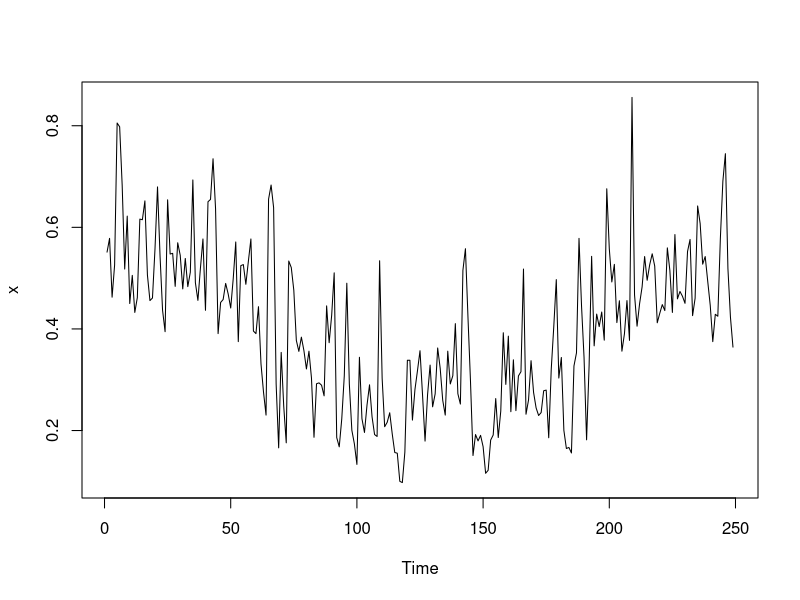
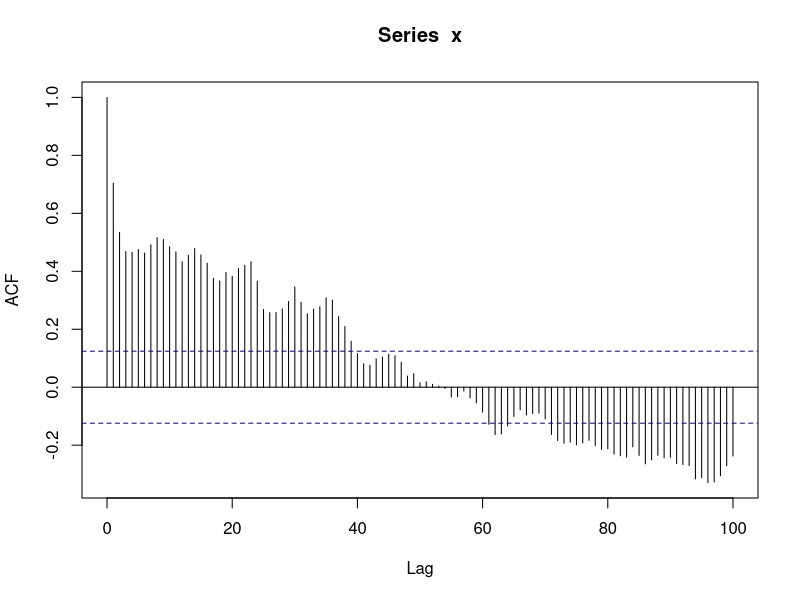
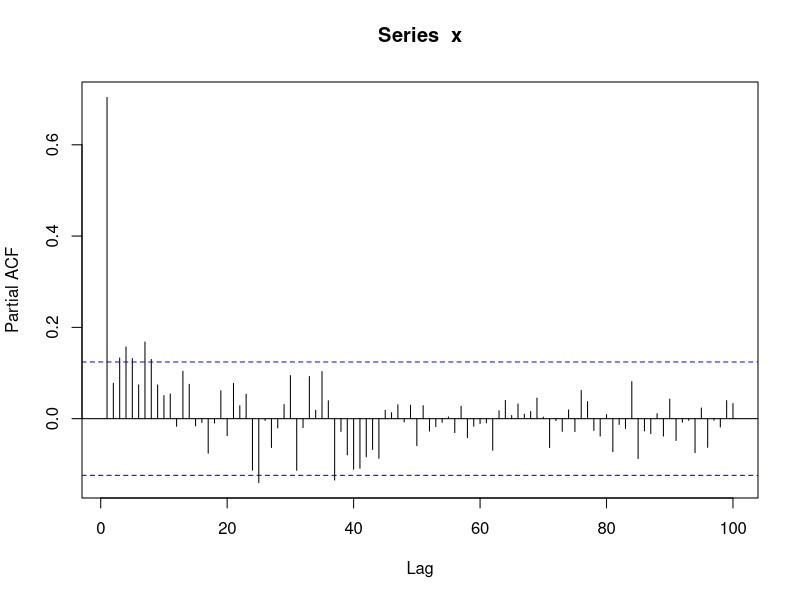
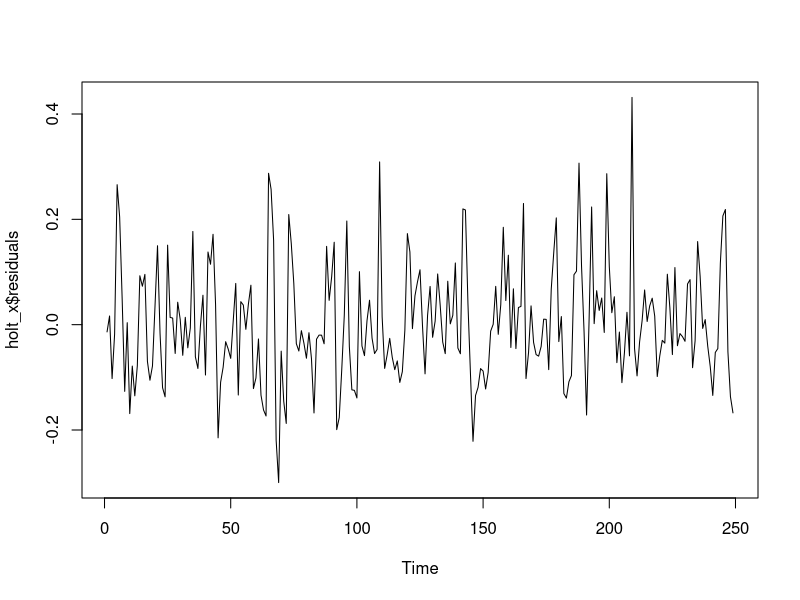
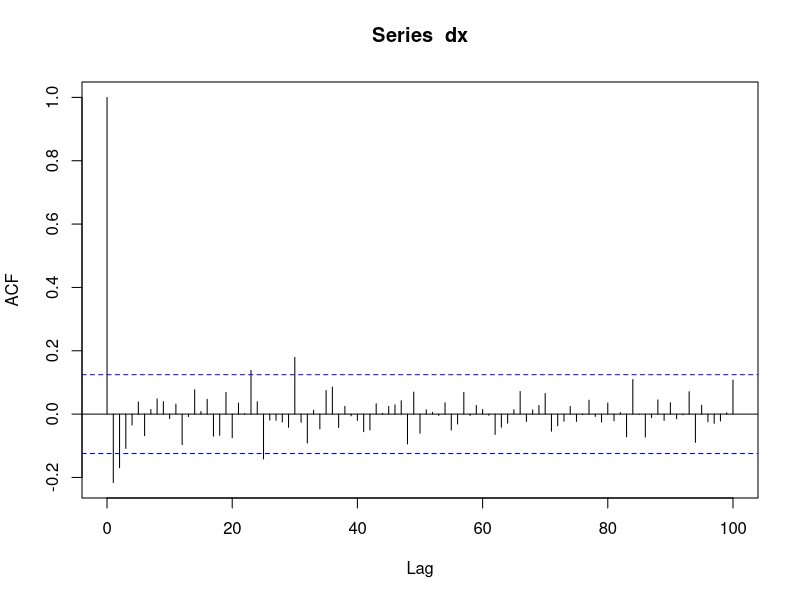
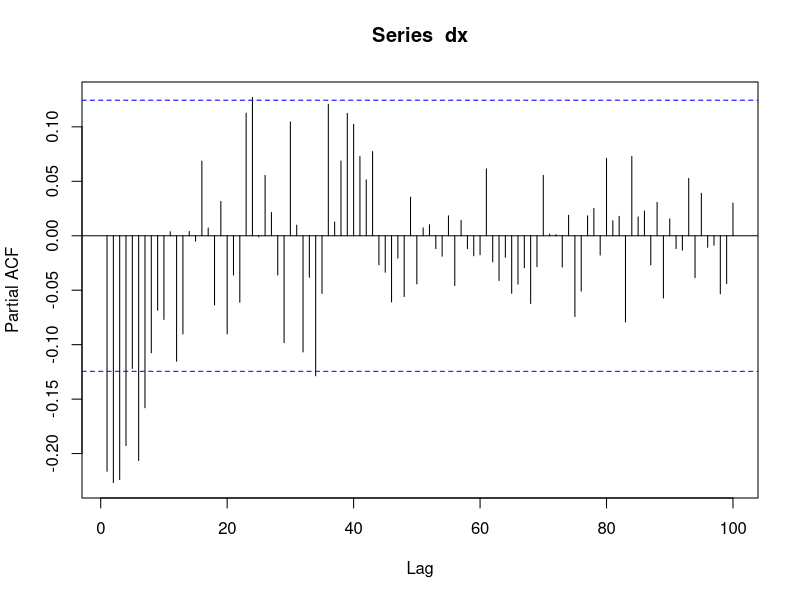
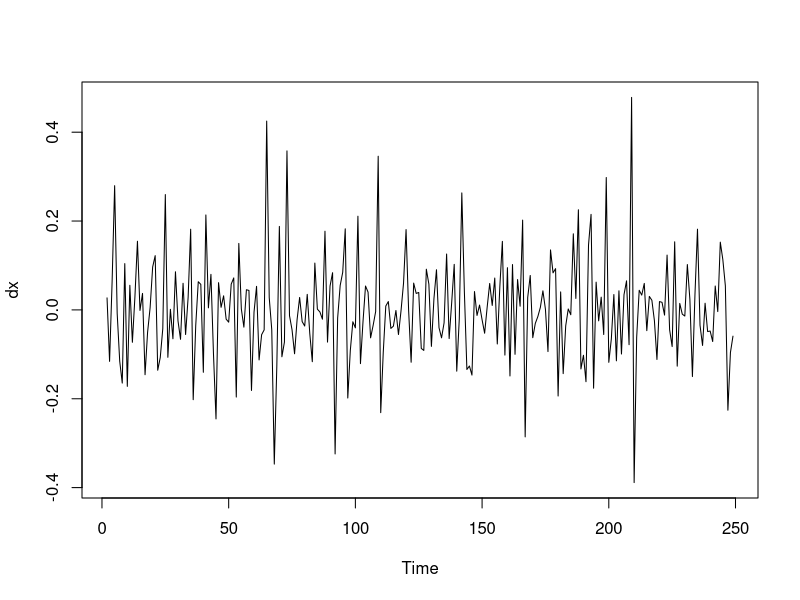
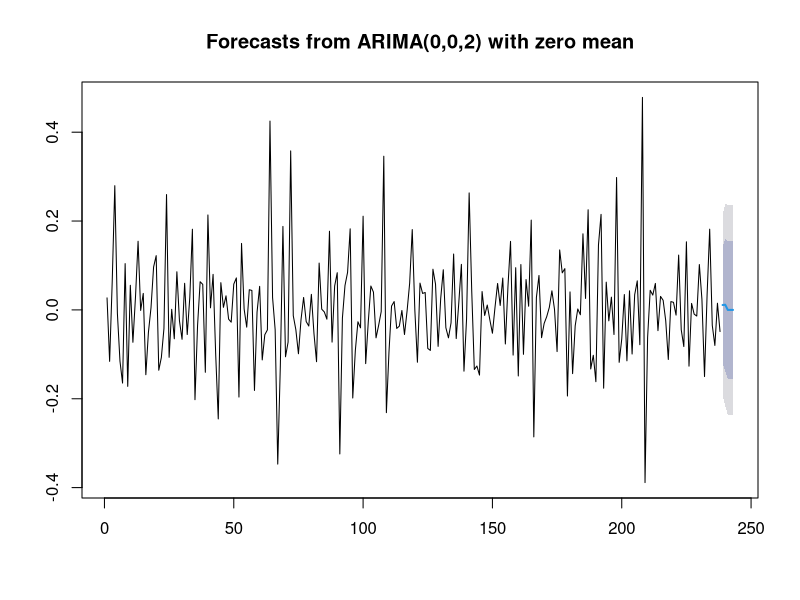

Recreate these plots in R, in order. (Note: this script raises an error after producing the figures.)
library(forecast)
library(dplyr)

data.air<-read.csv("DATA/airandpatient.csv",stringsAsFactors = FALSE)
data.air<-read.csv("DATA/airandpatient_weekday.csv",stringsAsFactors = FALSE)

data.air$date<-as.Date(data.air$date)


x=ts(data.air$CO)
Box.test(x, lag=20, type="Ljung-Box")
plot.ts(x)
# plot(y=x,x=data.air$date,type = "l")
# abline(reg=lm(x~data.air$date),col="red")
acf(x,lag.max = 100)
pacf(x,lag.max = 100)
holt_x<-holt(x,h=5)
Box.test(holt_x$residuals, lag=20, type="Ljung-Box")

plot.ts(holt_x$residuals)

#find best diff
ndiffs(x)
dx<-diff(x,1)
acf(dx,lag.max = 100)
pacf(dx,lag.max = 100)

Box.test(dx, lag=20, type="Ljung-Box")
plot.ts(dx)

fitdx = auto.arima(dx[1:238],ic = "aic",test = "adf",
                   max.p = 20,max.q = 20,max.P = 20,max.Q = 20,
                   max.d = 5,max.D = 5)
summary(fitdx)
a<-
plot(forecast(fitdx,h=5))
plot.ts(dx)

plot(fitdx$fitted,x=1:238,type="l")

Box.test(fitdx$residuals, lag=20, type="Ljung-Box")

####
# holt_dx<-holt(dx,h=5)
# Box.test(holt_dx$residuals, lag=20, type="Ljung-Box")
# plot.ts(holt_dx$residuals)
####

##
HWsmoothig<-HoltWinters(dx, gamma=FALSE)
plot(HWsmoothig)
##

#find the diff

ndiffs(data.air$patient)
dp<-data.air$patient
acf(dp,lag.max = 100)
pacf(dp,lag.max = 100)
Box.test(dp, lag=20, type="Ljung-Box")


fitdp = auto.arima(dp[1:239],ic = "aic",test = "adf",
                   max.p = 20,max.q = 20,max.P = 20,max.Q = 20,
                   max.d = 5,max.D = 5)
summary(fitdp)
plot(forecast(fitdp,h=5))
plot.ts(dp,ylim=c(0,35))
Box.test(fitdp$residuals, lag=20, type="Ljung-Box")
# 
# dp1<-diff(data.air$patient,1)
# acf(dp1,lag.max = 100)
# pacf(dp1,lag.max = 100)
# Box.test(dp1, lag=20, type="Ljung-Box")
# plot.ts(dp1)


patientHWsmoothig<-HoltWinters(dp, gamma=FALSE)
plot(patientHWsmoothig)























































#moving average data

m2<-stats::filter(x,filter=c(rep(1/2,2)))%>%na.omit()
plot.ts(m2)
acf(m2,lag.max = 100)
m3<-filter(x,filter=c(rep(1/3,3)))

m4<-filter(x,filter=c(rep(1/4,4)))
m5<-filter(x,filter=c(rep(1/5,5)))
m6<-filter(x,filter=c(rep(1/6,6)))
m7<-filter(x,filter=c(rep(1/7,7)))

plot(y=x,x=data.air$date,type="l",xlab="time",ylab="ppm",main="CO")
abline(reg=lm(m5~data.air$date),col="red")

dm2<-diff(m2,1)
acf(dm2,lag.max = 100)
dm3<-diff(m3)
dm4<-diff(m4)
dm5<-diff(m5)
dm6<-diff(m6)
dm7<-diff(m7)  
# 
# plot(y=dm5,x=data.air$date[-365],type = "l")
# abline(reg=lm(dm5~data.air$date[-365]),col="red")

plot(y=dm5,x=data.air$date[-249],type = "l")
abline(reg=lm(dm5~data.air$date[-249]),col="red")


acf(x, lag.max = 100)
